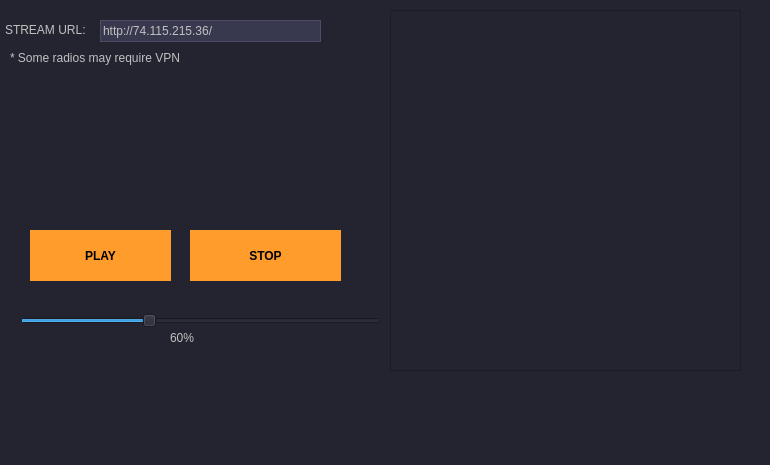
<?xml version="1.0" encoding="UTF-8"?>
<ui version="4.0">
 <class>MainWindow</class>
 <widget class="QMainWindow" name="MainWindow">
  <property name="geometry">
   <rect>
    <x>0</x>
    <y>0</y>
    <width>770</width>
    <height>465</height>
   </rect>
  </property>
  <property name="minimumSize">
   <size>
    <width>770</width>
    <height>465</height>
   </size>
  </property>
  <property name="maximumSize">
   <size>
    <width>770</width>
    <height>465</height>
   </size>
  </property>
  <property name="windowTitle">
   <string>Music Player</string>
  </property>
  <property name="styleSheet">
   <string notr="true">/*Copyright (c) DevSec Studio. All rights reserved.

MIT License

Permission is hereby granted, free of charge, to any person obtaining a copy
of this software and associated documentation files (the &quot;Software&quot;), to deal
in the Software without restriction, including without limitation the rights
to use, copy, modify, merge, publish, distribute, sublicense, and/or sell
copies of the Software, and to permit persons to whom the Software is
furnished to do so, subject to the following conditions:

The above copyright notice and this permission notice shall be included in all
copies or substantial portions of the Software.

THE SOFTWARE IS PROVIDED *AS IS*, WITHOUT WARRANTY OF ANY KIND, EXPRESS OR
IMPLIED, INCLUDING BUT NOT LIMITED TO THE WARRANTIES OF MERCHANTABILITY,
FITNESS FOR A PARTICULAR PURPOSE AND NONINFRINGEMENT. IN NO EVENT SHALL THE
AUTHORS OR COPYRIGHT HOLDERS BE LIABLE FOR ANY CLAIM, DAMAGES OR OTHER
LIABILITY, WHETHER IN AN ACTION OF CONTRACT, TORT OR OTHERWISE, ARISING FROM,
OUT OF OR IN CONNECTION WITH THE SOFTWARE OR THE USE OR OTHER DEALINGS IN THE SOFTWARE.
*/

/*-----QWidget-----*/
QWidget
{
	background-color: #232430;
	color: #000000;
	border-color: #000000;

}


/*-----QLabel-----*/
QLabel
{
	background-color: #232430;
	color: #c1c1c1;
	border-color: #000000;

}


/*-----QPushButton-----*/
QPushButton
{
	background-color: #ff9c2b;
	color: #000000;
	font-weight: bold;
	border-style: solid;
	border-color: #000000;
	padding: 6px;

}


QPushButton::hover
{
	background-color: #ffaf5d;

}


QPushButton::pressed
{
	background-color: #dd872f;

}


/*-----QToolButton-----*/
QToolButton
{
	background-color: #ff9c2b;
	color: #000000;
	font-weight: bold;
	border-style: solid;
	border-color: #000000;
	padding: 6px;

}


QToolButton::hover
{
	background-color: #ffaf5d;

}


QToolButton::pressed
{
	background-color: #dd872f;

}


/*-----QLineEdit-----*/
QLineEdit
{
	background-color: #38394e;
	color: #c1c1c1;
	border-style: solid;
	border-width: 1px;
	border-color: #4a4c68;

}


/*-----QTableView-----*/
QTableView, 
QHeaderView, 
QTableView::item 
{
	background-color: #232430;
	color: #c1c1c1;
	border: none;

}


QTableView::item:selected 
{ 
    background-color: #41424e;
    color: #c1c1c1;

}


QHeaderView::section:horizontal 
{
    background-color: #232430;
	border: 1px solid #37384d;
	padding: 5px;

}


QTableView::indicator{
	background-color: #1d1d28;
	border: 1px solid #37384d;

}


QTableView::indicator:checked{
	image:url(&quot;./ressources/check.png&quot;); /*To replace*/
	background-color: #1d1d28;

}

/*-----QTabWidget-----*/
QTabWidget::pane 
{ 
    border: none;

}


QTabWidget::tab-bar 
{
    left: 5px; 

}


QTabBar::tab 
{
    color: #c1c1c1;
    min-width: 1px;
	padding-left: 25px;
	margin-left:-22px;
    height: 28px;
	border: none;

}


QTabBar::tab:selected 
{
    color: #c1c1c1;
	font-weight: bold;
    height: 28px;

}


QTabBar::tab:!first 
{
    margin-left: -20px;

}


QTabBar::tab:hover 
{
    color: #DDD;

}


/*-----QScrollBar-----*/
QScrollBar:horizontal 
{
    background-color: transparent;
    height: 8px;
    margin: 0px;
    padding: 0px;

}


QScrollBar::handle:horizontal 
{
    border: none;
	min-width: 100px;
    background-color: #56576c;

}


QScrollBar::add-line:horizontal, 
QScrollBar::sub-line:horizontal,
QScrollBar::add-page:horizontal, 
QScrollBar::sub-page:horizontal 
{
    width: 0px;
    background-color: transparent;

}


QScrollBar:vertical 
{
    background-color: transparent;
    width: 8px;
    margin: 0;

}


QScrollBar::handle:vertical 
{
    border: none;
	min-height: 100px;
    background-color: #56576c;

}


QScrollBar::add-line:vertical, 
QScrollBar::sub-line:vertical,
QScrollBar::add-page:vertical, 
QScrollBar::sub-page:vertical 
{
    height: 0px;
    background-color: transparent;

}
</string>
  </property>
  <widget class="QWidget" name="centralwidget">
   <widget class="QLineEdit" name="r_url">
    <property name="geometry">
     <rect>
      <x>100</x>
      <y>20</y>
      <width>221</width>
      <height>22</height>
     </rect>
    </property>
    <property name="text">
     <string>http://74.115.215.36/</string>
    </property>
    <property name="readOnly">
     <bool>true</bool>
    </property>
   </widget>
   <widget class="QPushButton" name="r_play">
    <property name="geometry">
     <rect>
      <x>30</x>
      <y>230</y>
      <width>141</width>
      <height>51</height>
     </rect>
    </property>
    <property name="text">
     <string>PLAY</string>
    </property>
   </widget>
   <widget class="QLabel" name="label">
    <property name="geometry">
     <rect>
      <x>5</x>
      <y>20</y>
      <width>91</width>
      <height>20</height>
     </rect>
    </property>
    <property name="text">
     <string>STREAM URL:</string>
    </property>
   </widget>
   <widget class="QListWidget" name="listWidget">
    <property name="geometry">
     <rect>
      <x>390</x>
      <y>10</y>
      <width>351</width>
      <height>361</height>
     </rect>
    </property>
    <property name="styleSheet">
     <string notr="true">color: #ffffff;</string>
    </property>
   </widget>
   <widget class="QSlider" name="r_volume">
    <property name="geometry">
     <rect>
      <x>20</x>
      <y>310</y>
      <width>361</width>
      <height>22</height>
     </rect>
    </property>
    <property name="maximum">
     <number>170</number>
    </property>
    <property name="value">
     <number>60</number>
    </property>
    <property name="orientation">
     <enum>Qt::Horizontal</enum>
    </property>
   </widget>
   <widget class="QLabel" name="perc_lbl">
    <property name="geometry">
     <rect>
      <x>170</x>
      <y>330</y>
      <width>56</width>
      <height>16</height>
     </rect>
    </property>
    <property name="text">
     <string>60%</string>
    </property>
   </widget>
   <widget class="QPushButton" name="pushButton">
    <property name="geometry">
     <rect>
      <x>190</x>
      <y>230</y>
      <width>151</width>
      <height>51</height>
     </rect>
    </property>
    <property name="text">
     <string>STOP</string>
    </property>
   </widget>
   <widget class="QLabel" name="label_2">
    <property name="geometry">
     <rect>
      <x>10</x>
      <y>50</y>
      <width>191</width>
      <height>16</height>
     </rect>
    </property>
    <property name="text">
     <string>* Some radios may require VPN</string>
    </property>
   </widget>
  </widget>
  <widget class="QMenuBar" name="menubar">
   <property name="geometry">
    <rect>
     <x>0</x>
     <y>0</y>
     <width>770</width>
     <height>26</height>
    </rect>
   </property>
  </widget>
  <widget class="QStatusBar" name="statusbar"/>
 </widget>
 <resources/>
 <connections/>
</ui>
